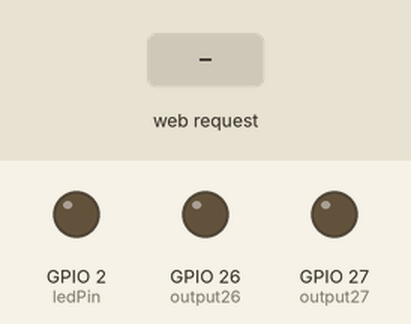
The sketch below on a simulated ESP32. On the bench: output pins drawn as LEDs (lit = HIGH). Inputs (shaded band) come from the test bench. What the sketch prints to the serial monitor is not drawn.

Above: at 1.2 s.
1.3 s: HTTP request GET /26/on received
At 2.2 s:
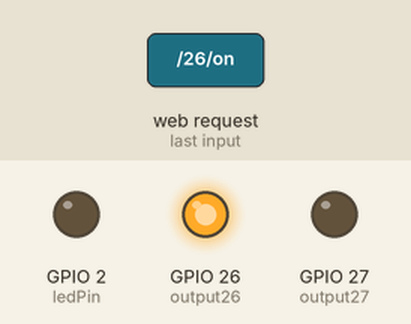
3.3 s: HTTP request GET /27/on received
At 4.9 s:
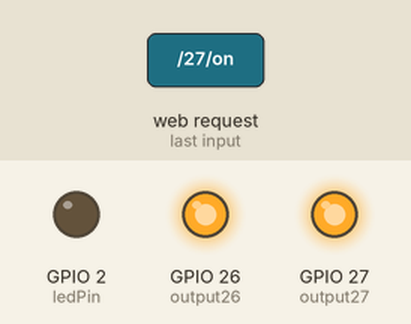
5.3 s: HTTP request GET /26/off received
At 6.1 s:
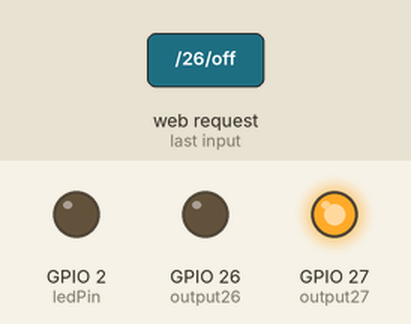
6.8 s: HTTP request GET /27/on received
At 7.2 s:
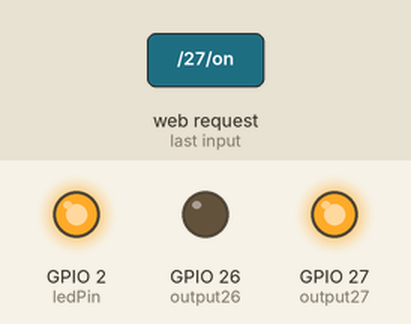
8.8 s: HTTP request GET /27/off received
At 9.9 s:
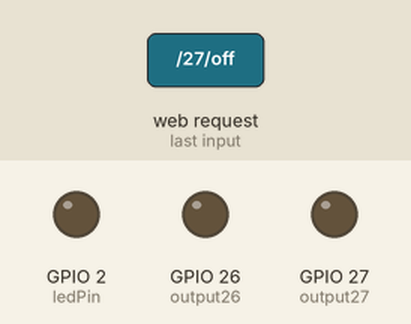
Timing chart, 0 to 11.3 s (numbered marks = the images above; inputs shaded):
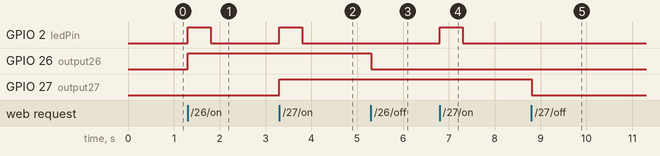

The sketch:

ESP32_wifi_Setup.ino
```cpp
#include <WiFi.h>

// Replace with your network credentials
const char* ssid     = "ESP32-Access-Point";
const char* password = "123456789";

// Set web server port number to 80
WiFiServer server(80);

// Variable to store the HTTP request
String header;

// Auxiliar variables to store the current output state
String output26State = "off";
String output27State = "off";

// Assign output variables to GPIO pins
const int output26 = 26;
const int output27 = 27;
const int ledPin = 2; // Internal LED pin

void setup() {
  Serial.begin(115200);
  // Initialize the output variables as outputs
  pinMode(output26, OUTPUT);
  pinMode(output27, OUTPUT);
  pinMode(ledPin, OUTPUT);
  // Set outputs to LOW
  digitalWrite(output26, LOW);
  digitalWrite(output27, LOW);
  digitalWrite(ledPin, LOW);

  // Connect to Wi-Fi network with SSID and password
  Serial.print("Setting AP (Access Point)…");
  WiFi.softAP(ssid, password);

  IPAddress IP = WiFi.softAPIP();
  Serial.print("AP IP address: ");
  Serial.println(IP);

  server.begin();
}

void blinkLED() {
  digitalWrite(ledPin, HIGH);
  delay(500);
  digitalWrite(ledPin, LOW);
  delay(500);
}

void loop(){
  WiFiClient client = server.available();   // Listen for incoming clients

  if (client) {
    Serial.println("New Client.");
    String currentLine = "";
    while (client.connected()) {
      if (client.available()) {
        char c = client.read();
        Serial.write(c);
        header += c;
        if (c == '\n') {
          if (currentLine.length() == 0) {
            client.println("HTTP/1.1 200 OK");
            client.println("Content-type:text/html");
            client.println("Connection: close");
            client.println();

            if (header.indexOf("GET /26/on") >= 0) {
              Serial.println("GPIO 26 on");
              output26State = "on";
              digitalWrite(output26, HIGH);
              blinkLED();
            } else if (header.indexOf("GET /26/off") >= 0) {
              Serial.println("GPIO 26 off");
              output26State = "off";
              digitalWrite(output26, LOW);
            } else if (header.indexOf("GET /27/on") >= 0) {
              Serial.println("GPIO 27 on");
              output27State = "on";
              digitalWrite(output27, HIGH);
              blinkLED();
            } else if (header.indexOf("GET /27/off") >= 0) {
              Serial.println("GPIO 27 off");
              output27State = "off";
              digitalWrite(output27, LOW);
            }

            client.println("<!DOCTYPE html><html>");
            client.println("<head><meta name=\"viewport\" content=\"width=device-width, initial-scale=1\">");
            client.println("<link rel=\"icon\" href=\"data:,\">");
            client.println("<style>html { font-family: Helvetica; display: inline-block; margin: 0px auto; text-align: center;}");
            client.println(".button { background-color: #4CAF50; border: none; color: white; padding: 16px 40px;");
            client.println("text-decoration: none; font-size: 30px; margin: 2px; cursor: pointer;}");
            client.println(".button2 {background-color: #555555;}</style></head>");

            client.println("<body><h1>ESP32 Web Server</h1>");
            client.println("<p>GPIO 26 - State " + output26State + "</p>");
            if (output26State=="off") {
              client.println("<p><a href=\"/26/on\"><button class=\"button\">ON</button></a></p>");
            } else {
              client.println("<p><a href=\"/26/off\"><button class=\"button button2\">OFF</button></a></p>");
            }

            client.println("<p>GPIO 27 - State " + output27State + "</p>");
            if (output27State=="off") {
              client.println("<p><a href=\"/27/on\"><button class=\"button\">ON</button></a></p>");
            } else {
              client.println("<p><a href=\"/27/off\"><button class=\"button button2\">OFF</button></a></p>");
            }
            client.println("</body></html>");

            client.println();
            break;
          } else {
            currentLine = "";
          }
        } else if (c != '\r') {
          currentLine += c;
        }
      }
    }
    header = "";
    client.stop();
    Serial.println("Client disconnected.");
  }
}
```

Measured:
- after the input at 1.3 s, GPIO 2 (ledPin): LOW → HIGH at once, → LOW 0.50 s later; GPIO 26 (output26): LOW → HIGH at once
- after the input at 3.3 s, GPIO 2 (ledPin): LOW → HIGH at once, → LOW 0.50 s later; GPIO 27 (output27): LOW → HIGH at once
- after the input at 5.3 s, GPIO 26 (output26): HIGH → LOW at once
- after the input at 6.8 s, GPIO 2 (ledPin): LOW → HIGH at once, → LOW 0.50 s later
- after the input at 8.8 s, GPIO 27 (output27): HIGH → LOW at once
